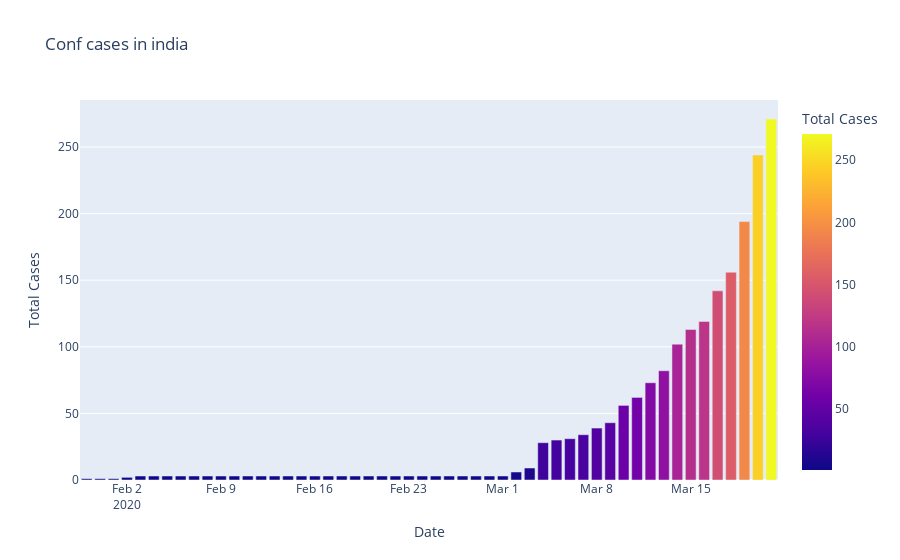

Write notebook code for a chart like this one.
### Code cell
#matplotlib
''''fig=plt.figure(figsize=(10,5),dpi=200)
axes=fig.add_axes([0.1,0.1,0.8,0.8])
axes.bar(dbd_India["Date"],dbd_India["Total Cases"],color="blue")
axes.set_title("Confirmed cases in india")
axes.set_xlabel("Date")
axes.set_ylabel("total cases")
plt.show()'''
#plotly express
fig=px.bar(dbd_India,x='Date',y='Total Cases',color='Total Cases',title='Conf cases in india')
fig.show()

### Figure 1 — Plotly figure (JSON) as saved in the notebook; plotly's stock layout.template omitted (floating-point values rounded to 4 significant figures)
{"data": [{"alignmentgroup": "True", "hovertemplate": "Date=%{x}<br>Total Cases=%{marker.color}<extra></extra>", "legendgroup": "", "marker": {"color": [1, 1, 1, 2, 3, 3, 3, 3, 3, 3, 3, 3, 3, 3, 3, 3, 3, 3, 3, 3, 3, 3, 3, 3, 3, 3, 3, 3, 3, 3, 3, 3, 6, 9, 28, 30, 31, 34, 39, 43, 56, 62, 73, 82, 102, 113, 119, 142, 156, 194, 244, 271], "coloraxis": "coloraxis"}, "name": "", "offsetgroup": "", "orientation": "v", "showlegend": false, "textposition": "auto", "type": "bar", "x": ["2020-01-30T00:00:00", "2020-01-31T00:00:00", "2020-02-01T00:00:00", "2020-02-02T00:00:00", "2020-02-03T00:00:00", "2020-02-04T00:00:00", "2020-02-05T00:00:00", "2020-02-06T00:00:00", "2020-02-07T00:00:00", "2020-02-08T00:00:00", "2020-02-09T00:00:00", "2020-02-10T00:00:00", "2020-02-11T00:00:00", "2020-02-12T00:00:00", "2020-02-13T00:00:00", "2020-02-14T00:00:00", "2020-02-15T00:00:00", "2020-02-16T00:00:00", "2020-02-17T00:00:00", "2020-02-18T00:00:00", "2020-02-19T00:00:00", "2020-02-20T00:00:00", "2020-02-21T00:00:00", "2020-02-22T00:00:00", "2020-02-23T00:00:00", "2020-02-24T00:00:00", "2020-02-25T00:00:00", "2020-02-26T00:00:00", "2020-02-27T00:00:00", "2020-02-28T00:00:00", "2020-02-29T00:00:00", "2020-03-01T00:00:00", "2020-03-02T00:00:00", "2020-03-03T00:00:00", "2020-03-04T00:00:00", "2020-03-05T00:00:00", "2020-03-06T00:00:00", "2020-03-07T00:00:00", "2020-03-08T00:00:00", "2020-03-09T00:00:00", "2020-03-10T00:00:00", "2020-03-11T00:00:00", "2020-03-12T00:00:00", "2020-03-13T00:00:00", "2020-03-14T00:00:00", "2020-03-15T00:00:00", "2020-03-16T00:00:00", "2020-03-17T00:00:00", "2020-03-18T00:00:00", "2020-03-19T00:00:00", "2020-03-20T00:00:00", "2020-03-21T00:00:00"], "xaxis": "x", "y": [1, 1, 1, 2, 3, 3, 3, 3, 3, 3, 3, 3, 3, 3, 3, 3, 3, 3, 3, 3, 3, 3, 3, 3, 3, 3, 3, 3, 3, 3, 3, 3, 6, 9, 28, 30, 31, 34, 39, 43, 56, 62, 73, 82, 102, 113, 119, 142, 156, 194, 244, 271], "yaxis": "y"}], "layout": {"barmode": "relative", "coloraxis": {"colorbar": {"title": {"text": "Total Cases"}}, "colorscale": [[0, "#0d0887"], [0.1111, "#46039f"], [0.2222, "#7201a8"], [0.3333, "#9c179e"], [0.4444, "#bd3786"], [0.5556, "#d8576b"], [0.6667, "#ed7953"], [0.7778, "#fb9f3a"], [0.8889, "#fdca26"], [1, "#f0f921"]]}, "legend": {"tracegroupgap": 0}, "title": {"text": "Conf cases in india"}, "xaxis": {"anchor": "y", "domain": [0, 1], "title": {"text": "Date"}}, "yaxis": {"anchor": "x", "domain": [0, 1], "title": {"text": "Total Cases"}}}}
